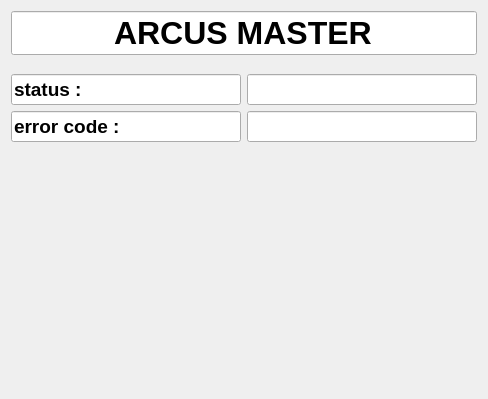
<?xml version="1.0" encoding="UTF-8"?>
<ui version="4.0">
 <class>ArcusMaster</class>
 <widget class="QWidget" name="ArcusMaster">
  <property name="geometry">
   <rect>
    <x>0</x>
    <y>0</y>
    <width>488</width>
    <height>399</height>
   </rect>
  </property>
  <property name="sizePolicy">
   <sizepolicy hsizetype="Expanding" vsizetype="Expanding">
    <horstretch>1</horstretch>
    <verstretch>1</verstretch>
   </sizepolicy>
  </property>
  <property name="windowTitle">
   <string>Form</string>
  </property>
  <layout class="QGridLayout" name="gridLayout_2">
   <item row="0" column="0">
    <layout class="QGridLayout" name="gridLayout">
     <property name="sizeConstraint">
      <enum>QLayout::SetDefaultConstraint</enum>
     </property>
     <item row="1" column="0">
      <spacer name="verticalSpacer">
       <property name="orientation">
        <enum>Qt::Vertical</enum>
       </property>
       <property name="sizeType">
        <enum>QSizePolicy::Minimum</enum>
       </property>
       <property name="sizeHint" stdset="0">
        <size>
         <width>20</width>
         <height>13</height>
        </size>
       </property>
      </spacer>
     </item>
     <item row="2" column="0">
      <layout class="QHBoxLayout" name="horizontalLayout_2">
       <item>
        <widget class="QLineEdit" name="lineEdit">
         <property name="font">
          <font>
           <pointsize>14</pointsize>
           <weight>75</weight>
           <bold>true</bold>
          </font>
         </property>
         <property name="text">
          <string>status : </string>
         </property>
         <property name="readOnly">
          <bool>true</bool>
         </property>
        </widget>
       </item>
       <item>
        <widget class="QLineEdit" name="statusData">
         <property name="sizePolicy">
          <sizepolicy hsizetype="Expanding" vsizetype="Preferred">
           <horstretch>0</horstretch>
           <verstretch>0</verstretch>
          </sizepolicy>
         </property>
        </widget>
       </item>
      </layout>
     </item>
     <item row="0" column="0">
      <widget class="QLineEdit" name="title">
       <property name="sizePolicy">
        <sizepolicy hsizetype="Expanding" vsizetype="Fixed">
         <horstretch>0</horstretch>
         <verstretch>0</verstretch>
        </sizepolicy>
       </property>
       <property name="font">
        <font>
         <pointsize>24</pointsize>
         <weight>75</weight>
         <bold>true</bold>
        </font>
       </property>
       <property name="text">
        <string>ARCUS MASTER</string>
       </property>
       <property name="echoMode">
        <enum>QLineEdit::Normal</enum>
       </property>
       <property name="alignment">
        <set>Qt::AlignCenter</set>
       </property>
       <property name="dragEnabled">
        <bool>false</bool>
       </property>
       <property name="readOnly">
        <bool>true</bool>
       </property>
       <property name="clearButtonEnabled">
        <bool>false</bool>
       </property>
      </widget>
     </item>
     <item row="3" column="0">
      <layout class="QHBoxLayout" name="horizontalLayout_3">
       <item>
        <widget class="QLineEdit" name="lineEdit_3">
         <property name="font">
          <font>
           <pointsize>14</pointsize>
           <weight>75</weight>
           <bold>true</bold>
          </font>
         </property>
         <property name="text">
          <string>error code : </string>
         </property>
         <property name="readOnly">
          <bool>true</bool>
         </property>
        </widget>
       </item>
       <item>
        <widget class="QLineEdit" name="errorData">
         <property name="sizePolicy">
          <sizepolicy hsizetype="Expanding" vsizetype="Preferred">
           <horstretch>0</horstretch>
           <verstretch>0</verstretch>
          </sizepolicy>
         </property>
        </widget>
       </item>
      </layout>
     </item>
     <item row="4" column="0">
      <spacer name="verticalSpacer_2">
       <property name="orientation">
        <enum>Qt::Vertical</enum>
       </property>
       <property name="sizeType">
        <enum>QSizePolicy::Expanding</enum>
       </property>
       <property name="sizeHint" stdset="0">
        <size>
         <width>20</width>
         <height>13</height>
        </size>
       </property>
      </spacer>
     </item>
    </layout>
   </item>
  </layout>
 </widget>
 <resources/>
 <connections/>
</ui>
